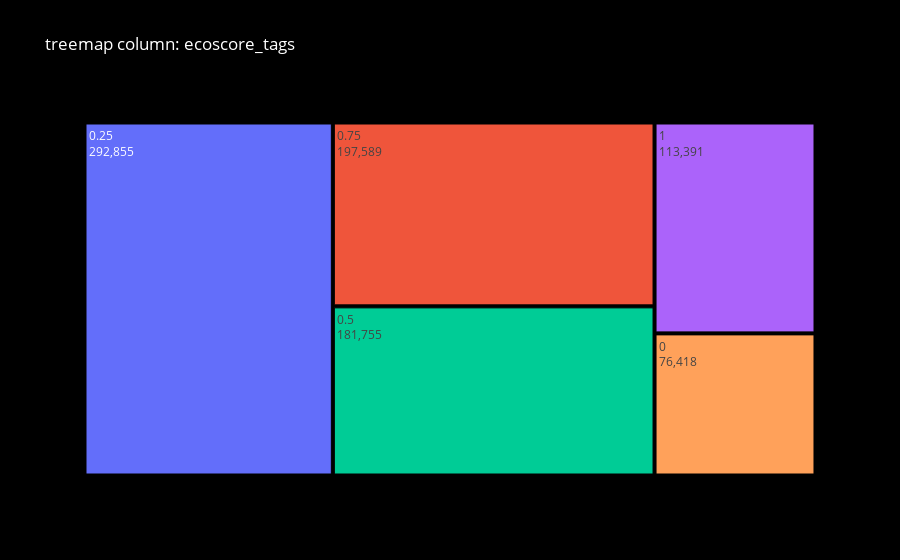
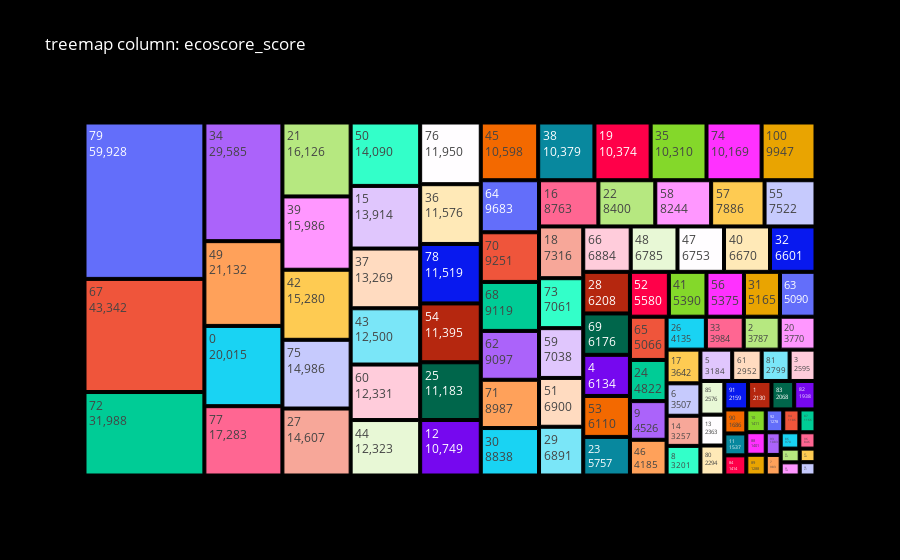
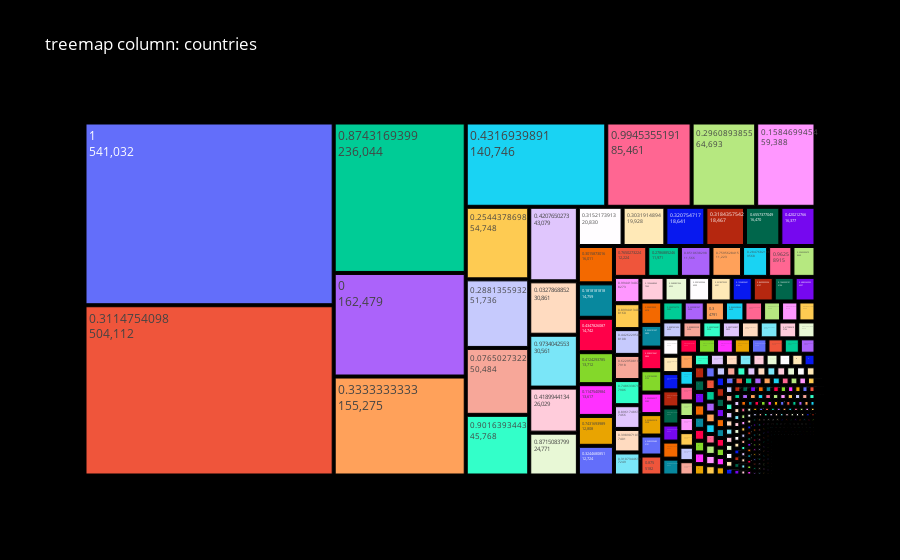
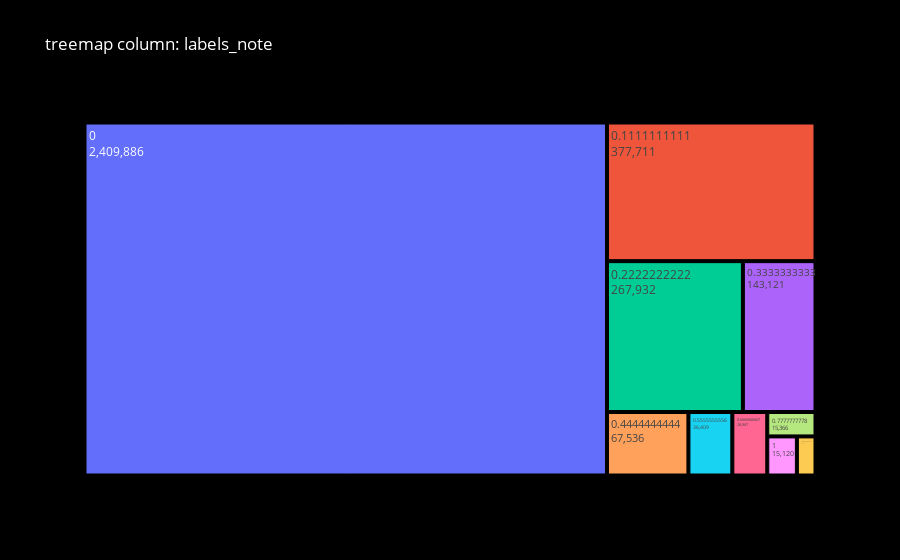

Notebook source saved alongside these figures, in order:
### Code cell
colonnes_a_travailler = ['ecoscore_tags', 'ecoscore_score', 'countries', 'labels_note']  
df = load_jsonl_to_dataframe(file_path)
for column in colonnes_a_travailler:
    create_treemap_for_column(df, column)

### Figure 1 — Plotly figure (JSON) as saved in the notebook; plotly's stock layout.template omitted (floating-point values rounded to 4 significant figures)
{"data": [{"labels": [0.25, 0.75, 0.5, 1, 0, 0.3333, 0.6667], "parents": ["", "", "", "", "", "", ""], "textinfo": "label+value", "type": "treemap", "values": [292855, 197589, 181755, 113391, 76418, 3, 1]}], "layout": {"font": {"color": "white"}, "paper_bgcolor": "black", "plot_bgcolor": "grey", "title": {"text": "treemap column: ecoscore_tags"}}}

### Figure 2 — Plotly figure (JSON) as saved in the notebook; plotly's stock layout.template omitted (floating-point values rounded to 4 significant figures)
{"data": [{"labels": [79, 67, 72, 34, 49, 0, 77, 21, 39, 42, 75, 27, 50, 15, 37, 43, 60, 44, 76, 36, 78, 54, 25, 12, 45, 38, 19, 35, 74, 100, 64, 70, 68, 62, 71, 30, 16, 22, 58, 57, 55, 18, 73, 59, 51, 29, 66, 48, 47, 40, 32, 28, 69, 4, 53, 23, 52, 41, 56, 31, 63, 65, 24, 9, 46, 26, 33, 2, 20, 17, 6, 14, 8, 5, 61, 81, 3, 85, 13, 80, 91, 1, 83, 82, 90, 11, 84, 10, 88, 89, 92, 94, 87, 93, 7, 86, 96, 95, 99, 97, 98, 78.42], "parents": ["", "", "", "", "", "", "", "", "", "", "", "", "", "", "", "", "", "", "", "", "", "", "", "", "", "", "", "", "", "", "", "", "", "", "", "", "", "", "", "", "", "", "", "", "", "", "", "", "", "", "", "", "", "", "", "", "", "", "", "", "", "", "", "", "", "", "", "", "", "", "", "", "", "", "", "", "", "", "", "", "", "", "", "", "", "", "", "", "", "", "", "", "", "", "", "", "", "", "", "", "", ""], "textinfo": "label+value", "type": "treemap", "values": [59928, 43342, 31988, 29585, 21132, 20015, 17283, 16126, 15986, 15280, 14986, 14607, 14090, 13914, 13269, 12500, 12331, 12323, 11950, 11576, 11519, 11395, 11183, 10749, 10598, 10379, 10374, 10310, 10169, 9947, 9683, 9251, 9119, 9097, 8987, 8838, 8763, 8400, 8244, 7886, 7522, 7316, 7061, 7038, 6900, 6891, 6884, 6785, 6753, 6670, 6601, 6208, 6176, 6134, 6110, 5757, 5580, 5390, 5375, 5165, 5090, 5066, 4822, 4526, 4185, 4135, 3984, 3787, 3770, 3642, 3507, 3257, 3201, 3184, 2952, 2799, 2595, 2576, 2363, 2294, 2159, 2130, 2068, 1938, 1686, 1537, 1414, 1411, 1401, 1288, 1278, 1186, 1166, 1083, 983, 970, 846, 835, 799, 685, 671, 1]}], "layout": {"font": {"color": "white"}, "paper_bgcolor": "black", "plot_bgcolor": "grey", "title": {"text": "treemap column: ecoscore_score"}}}

### Figure 3 — Plotly figure (JSON) as saved in the notebook; plotly's stock layout.template omitted (floating-point values rounded to 4 significant figures; data arrays with more than 128 entries replaced by an {"elided": "..."} marker saying what was removed)
{"data": [{"labels": {"elided": "941 float values"}, "parents": {"elided": "941 str values"}, "textinfo": "label+value", "type": "treemap", "values": {"elided": "941 int values"}}], "layout": {"font": {"color": "white"}, "paper_bgcolor": "black", "plot_bgcolor": "grey", "title": {"text": "treemap column: countries"}}}

### Figure 4 — Plotly figure (JSON) as saved in the notebook; plotly's stock layout.template omitted (floating-point values rounded to 4 significant figures)
{"data": [{"labels": [0, 0.1111, 0.2222, 0.3333, 0.4444, 0.5556, 0.6667, 0.7778, 1, 0.8889], "parents": ["", "", "", "", "", "", "", "", "", ""], "textinfo": "label+value", "type": "treemap", "values": [2409886, 377711, 267932, 143121, 67536, 36409, 28967, 15366, 15120, 9511]}], "layout": {"font": {"color": "white"}, "paper_bgcolor": "black", "plot_bgcolor": "grey", "title": {"text": "treemap column: labels_note"}}}
